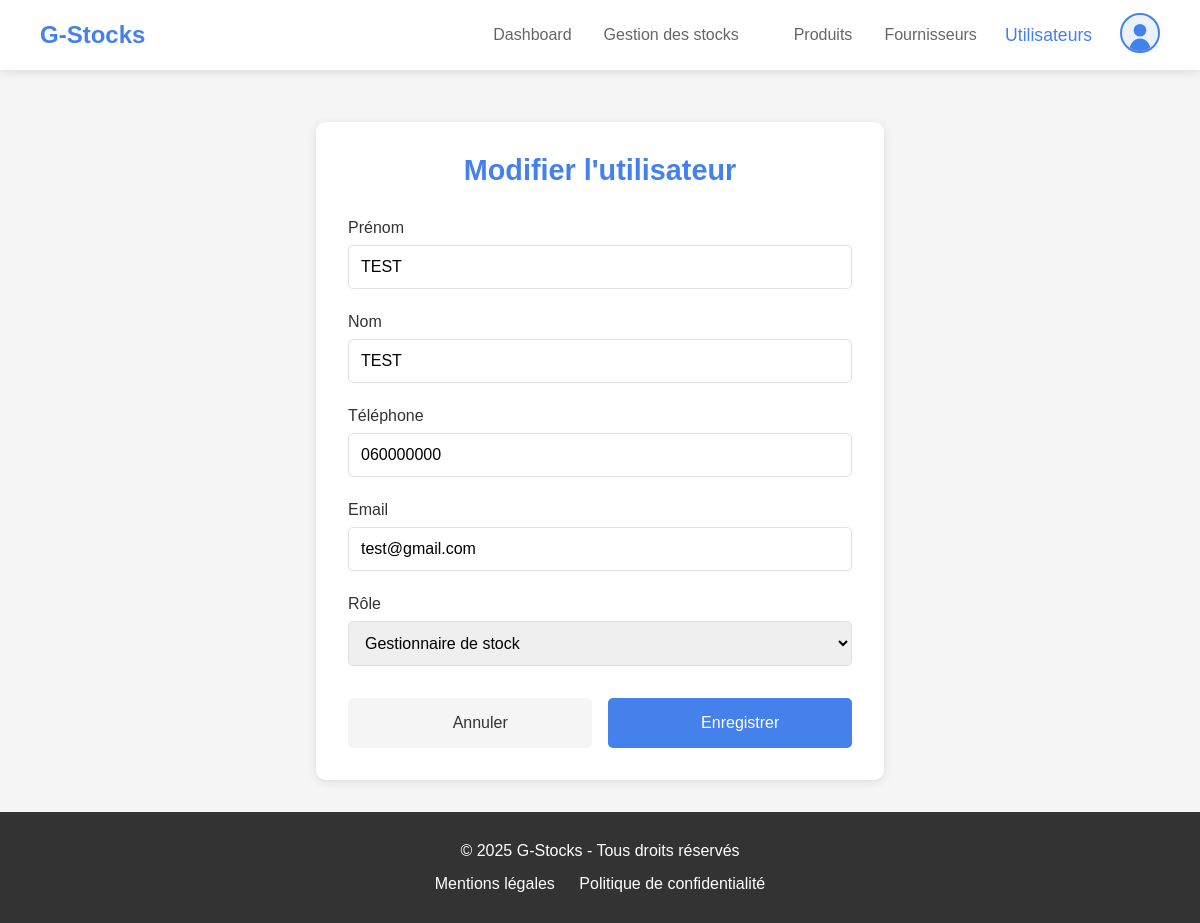
/ModifierUtilisateur/3/ (signed in), run on the app's committed database.
### stocks/models.py (models this page shows, shortened)
class User(models.Model):
    ROLE = [
        ('', '---- Sélectionnez un rôle ----'),
        ('Administrateur', 'Administrateur'),
        ('Gestionnaire de stock', 'Gestionnaire de stock'),
        ('Consultant', 'Consultant')
    ]
    prenom = models.CharField(max_length=100)
    nom = models.CharField(max_length=100)
    email = models.EmailField(unique=True)
    telephone = models.CharField(unique=True, max_length=20)
    username = models.CharField(max_length=100, unique=True)
    password = models.CharField(max_length=128)
    role = models.CharField(max_length=50, choices=ROLE)
    valide = models.BooleanField(default=False)
    actif = models.BooleanField(default=True)
    photo_profil = models.ImageField(upload_to='static/users/photodeprofil/', null=True, blank=True)
    created_at = models.DateTimeField(auto_now_add=True)
    class Meta:
        verbose_name = "Utilisateur"
        verbose_name_plural = "Utilisateurs"

### stocks/views.py (the view, shortened to what this page needs)
# urls.py: path('ModifierUtilisateur/<int:id>/', views.updateUser, name='updateUser'),
def updateUser(request, id):
    if "user_id" not in request.session:
        messages.error(request, "Veuillez vous connecter pour accéder a cette page")
        return redirect("index")
    if request.session["user_role"] != 'Administrateur':
        messages.error(request, "Accès non autorisé")
        return redirect(request.META.get('HTTP_REFERER', 'dashboard'))
    utilisateur = get_object_or_404(User, id=id)
    form_updateUser = UpdateUserForm(instance=utilisateur)
    user=get_object_or_404(User, id=request.session["user_id"])
    return render(request, "stocks/utilisateurs/edit-user.html", {"form_updateUser":form_updateUser, "user":user})

### stocks/forms.py (shortened to what this page needs)
class UpdateUserForm(forms.ModelForm):
    class Meta:
        model = User
        fields = ['prenom', 'nom', 'email', 'telephone', 'role']
        widgets = {
            'prenom': forms.TextInput(attrs={
                'required': True,
                'id':'firstname'
            }),
            'nom': forms.TextInput(attrs={
                'required': True,
                'id':'lastname'
            }),
            'email': forms.EmailInput(attrs={
                'required': True,
                'id':'email',
                'placeholder': 'exemple1234@exemple.com'
            }),
            'telephone': forms.TextInput(attrs={
                'required': True,
                'id':'telephone'
            }),
            'role': forms.Select(attrs={
                'required': True,
                'id':'role',
            }),
        }

### stocks/templates/stocks/utilisateurs/edit-user.html (shortened to what this page needs)
{% extends 'stocks/app.html' %}
{% load static %}
{% block activeUtilisateur %}
    active
{% endblock activeUtilisateur %}
{% block principalContent %}
    <main class="main-content">
        <div class="add-contact-container">
            <div class="form-container">
                <h2>Modifier l'utilisateur</h2>
                <form method="post" id="edit-contact-form">
                    <div class="form-group">
                        <label for="prenom">Prénom</label>
                        {{form_updateUser.prenom}}
                    </div>
                    <div class="form-group">
                        <label for="nom">Nom</label>
                        {{form_updateUser.nom}}
                    </div>
                    <div class="form-group">
                        <label for="telephone">Téléphone</label>
                        {{form_updateUser.telephone}}
                    </div>
                    <div class="form-group">
                        <label for="reseau">Email</label>
                        {{form_updateUser.email}}
                    </div>
                    <div class="form-group">
                        <label for="role">Rôle</label>
                        {{form_updateUser.role}}
                    </div>
                    <div class="form-actions">
                        <a href="{% url 'listeUtilisateurs' %}" class="cancel-btn">
                            <i class="fas fa-times"></i>
                            Annuler
                        </a>
                        <button type="submit" class="submit-btn">
                            <i class="fas fa-save"></i>
                            Enregistrer
                        </button>
                    </div>
                </form>
            </div>
        </div>
    </main>
    <footer class="footer" id="footer">
        <div class="container">
            <p>&copy; 2025 G-Stocks - Tous droits réservés</p>
            <div class="footer-links">
                <a href="#">Mentions légales</a>
                <a href="#">Politique de confidentialité</a>
            </div>
        </div>
    </footer>
{% endblock principalContent %}

### stocks/static/stocks/css/styles.css (style rules this page uses)
:root { --primary-color: #4481eb; --secondary-color: #04befe; --text-color: #333; --light-text: #666; --danger-color: #ff4444; --white: #fff; --light-bg: #f5f5f5; --border-color: #e1e1e1; --green-color: #0ea500; }
* { margin: 0; padding: 0; box-sizing: border-box; }
html { scroll-behavior: smooth; }
body { font-family: "Poppins", sans-serif; background-color: var(--light-bg); color: var(--text-color); }
.container { width: 90%; max-width: 1200px; margin: 0 auto; padding: 0 15px; }
.main-content { margin-top: 90px; padding: 2rem; animation: fadeIn 1s ease; }
.add-contact-container { max-width: 600px; margin: 0 auto; padding: 0 1rem; }
.form-container { background: var(--white); padding: 2rem; border-radius: 10px; box-shadow: 0 2px 10px rgba(0, 0, 0, 0.1); }
.form-container h2 { color: var(--primary-color); margin-bottom: 2rem; text-align: center; font-size: 1.8rem; }
.form-group { margin-bottom: 1.5rem; }
.form-group label { display: block; margin-bottom: 0.5rem; color: var(--text-color); font-weight: 500; }
.form-group input, .form-group select, .form-group textarea { width: 100%; padding: 0.75rem; border: 1px solid var(--border-color); border-radius: 5px; font-family: inherit; font-size: 1rem; transition: border-color 0.3s; }
.form-actions { display: flex; gap: 1rem; margin-top: 2rem; }
.cancel-btn, .submit-btn, .add, .sup { flex: 1; padding: 1rem; border: none; border-radius: 5px; font-family: inherit; font-size: 1rem; font-weight: 500; display: flex; align-items: center; justify-content: center; gap: 0.5rem; cursor: pointer; transition: all 0.3s; }
.cancel-btn { background: var(--light-bg); color: var(--text-color); text-decoration: none; }
.submit-btn { background: var(--primary-color); color: var(--white); }
.footer { background-color: #333; color: var(--white); text-align: center; padding: 30px 0; animation: fadeIn 1s ease; }
.footer-links { margin-top: 15px; }
.footer-links a { color: var(--white); text-decoration: none; margin: 0 10px; transition: color 0.3s ease; }

### data on the page
User: prenom "TEST", nom "TEST", telephone "060000000", email "test@gmail.com", role "Gestionnaire de stock"
